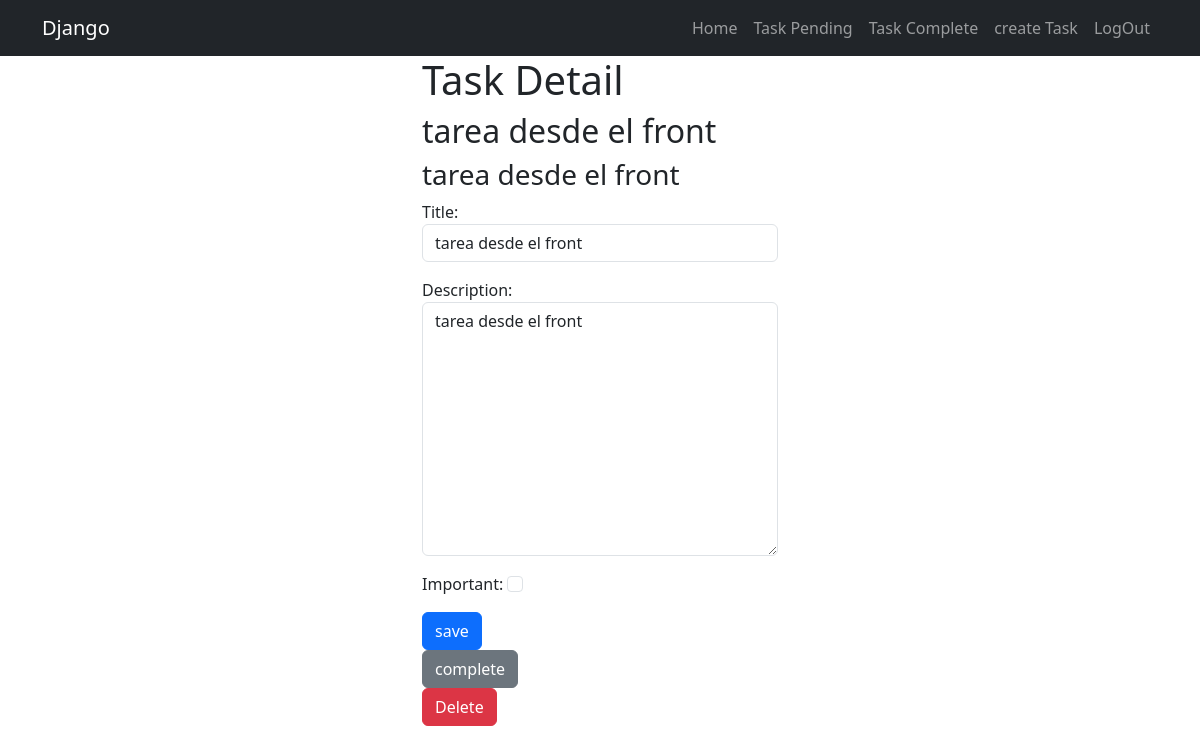
The page /task/3/ (signed in) on the database as committed earlier.
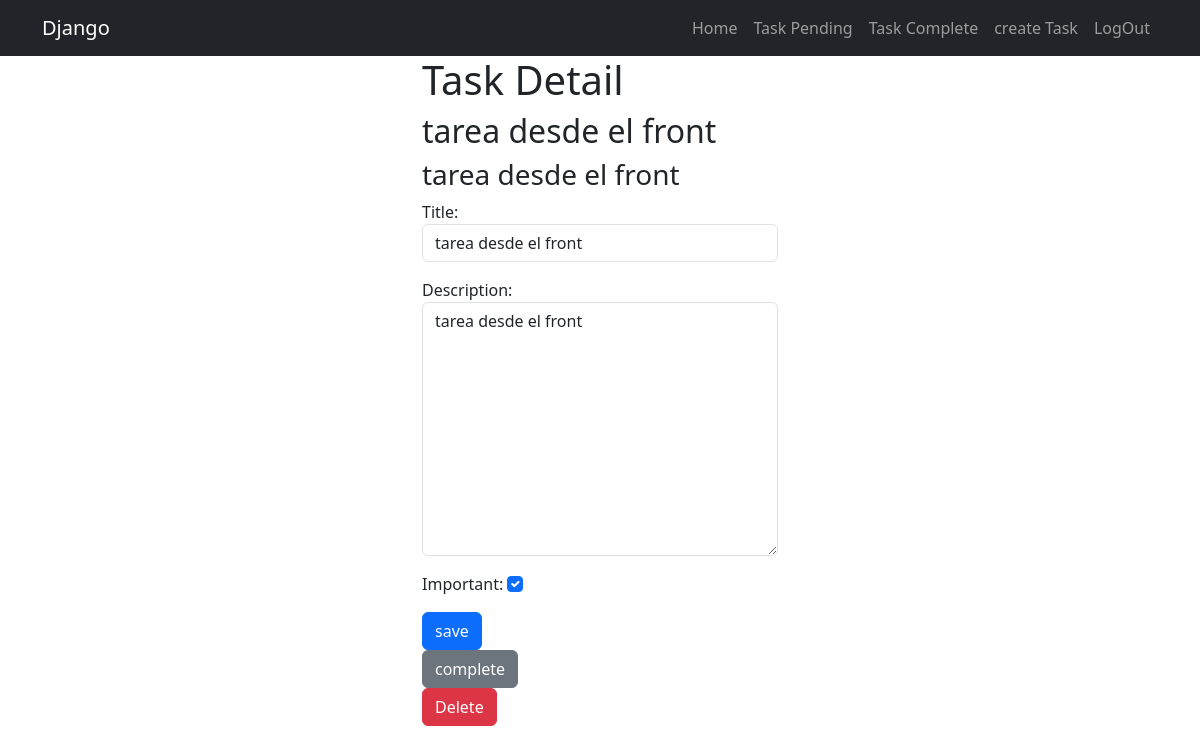
The same page on the database as committed later.
### task/models.py (models this page shows, shortened)
class Task(models.Model):
    title = models.CharField(max_length=200)
    description = models.TextField(blank=True)
    created = models.DateTimeField(auto_now_add=True)
    dateCompleted = models.DateTimeField(null=True, blank=True)
    important = models.BooleanField(default=False)
    user = models.ForeignKey(User, on_delete=models.CASCADE)

### task/views.py (the view, shortened to what this page needs)
# urls.py: path("task/<int:taskId>/", views.taskDetail,name="taskDetail"),
@login_required
def taskDetail(request, taskId):
    if(request.method == "GET"):
        task = get_object_or_404(Task,pk=taskId, user=request.user)
        form = TaksForm(instance=task )
        return render(request, "taskDetail.html",{
            "tasks": task,
            "form" : form
        })

### task/forms.py
class TaksForm(forms.ModelForm):
    class Meta:
        model = Task
        fields =['title','description','important']
        widgets = {
            'title': forms.TextInput(attrs={'class':'form-control', 'placeholder':'write a title'}),
            'description': forms.Textarea(attrs={'class':'form-control', 'placeholder':'write a description'}),
            'important':forms.CheckboxInput(attrs={'class':'form-check-input'})
        }

### task/templates/taskDetail.html (shortened to what this page needs)
{% extends 'base.html' %}
{% block content %}
<main class="container">
    <div class="row">
        <div class="col-md-4 offset-md-4 mt -5">
            <form action="" method="POST">
                <h1>Task Detail</h1>
                <h2>{{tasks.title}}</h2>
                <h3>{{tasks.description}}</h3>
                {{form.as_p}}
                <button class="btn btn-primary">
                    save
                </button>
            </form>
            <form action="{% url 'completeTask' tasks.id %}" method="POST">
                <button class="btn btn-secondary">
                    complete
                </button>
            </form>
            <form action="{% url 'deleteTask' tasks.id %}" method="POST">
                <button class="btn btn-danger">
                    Delete
                </button>
            </form>
        </div>
    </div>
</main>
{% endblock content %}

Rows that differ between the two databases and show on the page:
changed Task "tarea desde el front": important "☐" → "☑"
